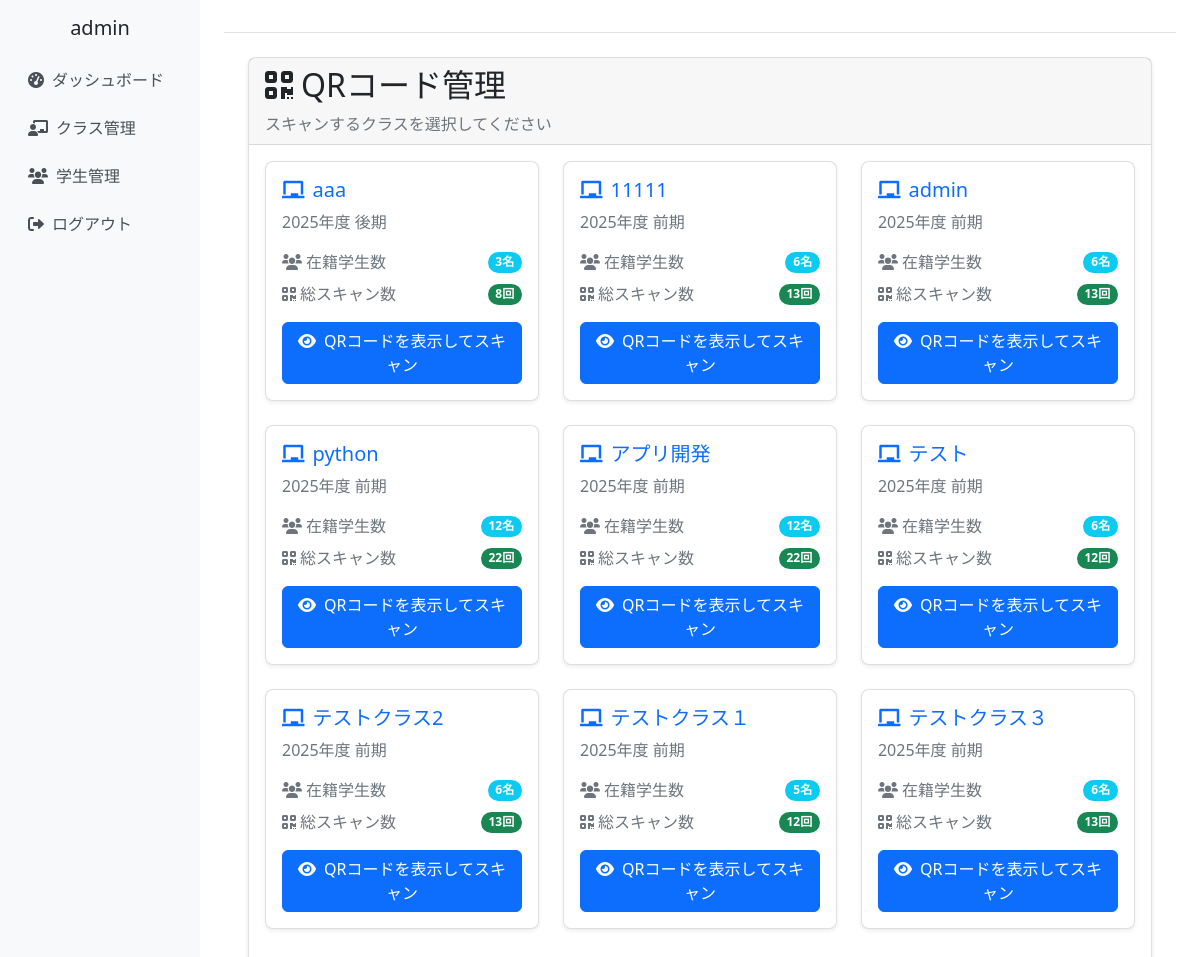
Page /qr-codes/ (signed in) on the committed database.
### school_management/models.py (models this page shows, shortened)
class CustomUser(AbstractUser):
    ROLE_CHOICES = [
        ('admin', '管理者'),
        ('teacher', '教員'),
        ('student', '学生'),
    ]
    username = None  # usernameフィールドを無効化
    email = models.EmailField(unique=True, null=True, blank=True)
    full_name = models.CharField(max_length=100, verbose_name='氏名')
    furigana = models.CharField(max_length=100, blank=True, verbose_name='ふりがな')
    points = models.IntegerField(default=0, verbose_name='ポイント')
    role = models.CharField(
        max_length=10,
        choices=ROLE_CHOICES,
        default='student',
        verbose_name='役割'
    )
    student_number = models.CharField(max_length=20, blank=True, verbose_name='学籍番号')
    teacher_id = models.CharField(max_length=20, blank=True, verbose_name='教員ID')
    created_at = models.DateTimeField(auto_now_add=True, verbose_name='登録日時')
    updated_at = models.DateTimeField(auto_now=True, verbose_name='更新日時')
    groups = models.ManyToManyField(
        'auth.Group',
        verbose_name='groups',
        blank=True,
        help_text='The groups this user belongs to.',
        related_name="customuser_set",
        related_query_name="customuser",
    )
    user_permissions = models.ManyToManyField(
        'auth.Permission',
        verbose_name='user permissions',
        blank=True,
        help_text='Specific permissions for this user.',
        related_name="customuser_set",
        related_query_name="customuser",
    )
    USERNAME_FIELD = 'email'
    REQUIRED_FIELDS = ['full_name']
    objects = CustomUserManager()
    class Meta:
        verbose_name = 'ユーザー'
        verbose_name_plural = 'ユーザー'
    @property
    def is_teacher(self):
        return self.role in ['teacher', 'admin']

class ClassRoom(models.Model):
    SEMESTER_CHOICES = [
        ('first', '前期'),
        ('second', '後期'),
    ]
    class_name = models.CharField(max_length=100, verbose_name='クラス名')
    year = models.IntegerField(verbose_name='年度')
    semester = models.CharField(max_length=10, choices=SEMESTER_CHOICES, verbose_name='学期')
    teachers = models.ManyToManyField(Teacher, verbose_name='担当教員', related_name='classrooms')
    students = models.ManyToManyField(Student, blank=True, verbose_name='学生')
    created_at = models.DateTimeField(auto_now_add=True)
    updated_at = models.DateTimeField(auto_now=True)
    class Meta:
        verbose_name = 'クラス'
        verbose_name_plural = 'クラス'

### school_management/views.py (the view)
# urls.py: path('qr-codes/', views.qr_code_list, name='qr_code_list'),
@login_required
def qr_code_list(request):
    if not request.user.is_teacher:
        messages.error(request, '教員のみアクセス可能です。')
        return redirect('school_management:dashboard')
    classrooms = ClassRoom.objects.filter(teachers=request.user).order_by('-year', '-semester', 'class_name')
    class_data = []
    for classroom in classrooms:
        student_count = classroom.students.count()
        students = classroom.students.all()
        total_scans = 0
        for student in students:
            qr_code = StudentQRCode.objects.filter(student=student).first()
            if qr_code:
                total_scans += qr_code.scans.count()
        class_data.append({
            'classroom': classroom,
            'student_count': student_count,
            'total_scans': total_scans,
        })
    context = {
        'classes': class_data,
    }
    return render(request, 'school_management/qr_code_list.html', context)

### school_management/templates/school_management/qr_code_list.html (shortened to what this page needs)
{% extends 'school_management/base.html' %}
{% block content %}
<div class="container mt-4">
    <div class="row">
        <div class="col-12">
            <div class="card">
                <div class="card-header">
                    <h2 class="card-title mb-0">
                        <i class="fas fa-qrcode me-2"></i>QRコード管理
                    </h2>
                    <p class="text-muted mb-0 mt-2">
                        スキャンするクラスを選択してください
                    </p>
                </div>
                <div class="card-body">
                    {% if classes %}
                        <div class="row">
                            {% for class_data in classes %}
                            <div class="col-md-6 col-lg-4 mb-4">
                                <div class="card h-100 shadow-sm">
                                    <div class="card-body d-flex flex-column">
                                        <h5 class="card-title text-primary">
                                            <i class="fas fa-chalkboard me-2"></i>{{ class_data.classroom.class_name }}
                                        </h5>
                                        <p class="text-muted mb-3">
                                            {{ class_data.classroom.year }}年度 {{ class_data.classroom.get_semester_display }}
                                        </p>
                                        <div class="mb-3">
                                            <div class="d-flex justify-content-between align-items-center mb-2">
                                                <span class="text-muted"><i class="fas fa-users me-1"></i>在籍学生数</span>
                                                <span class="badge bg-info rounded-pill">{{ class_data.student_count }}名</span>
                                            </div>
                                            <div class="d-flex justify-content-between align-items-center">
                                                <span class="text-muted"><i class="fas fa-qrcode me-1"></i>総スキャン数</span>
                                                <span class="badge bg-success rounded-pill">{{ class_data.total_scans }}回</span>
                                            </div>
                                        </div>
                                        <div class="mt-auto">
                                            <a href="{% url 'school_management:class_qr_codes' class_data.classroom.id %}"
                                               class="btn btn-primary w-100">
                                                <i class="fas fa-eye me-2"></i>QRコードを表示してスキャン
                                            </a>
                                        </div>
                                    </div>
                                </div>
                            </div>
                            {% endfor %}
                        </div>
                    {% endif %}
                </div>
            </div>
        </div>
    </div>
</div>
{% endblock %}

### school_management/templates/school_management/base.html (shortened to what this page needs)
{% load static %}
<!DOCTYPE html>
<html lang="ja">
<head>
    <link href="https://cdn.jsdelivr.net/npm/bootstrap@5.1.3/dist/css/bootstrap.min.css" rel="stylesheet">
    <link href="https://cdnjs.cloudflare.com/ajax/libs/font-awesome/6.0.0/css/all.min.css" rel="stylesheet">
    <link href="{% static 'school_management/css/base.css' %}" rel="stylesheet">
</head>
<body>
    <div class="container-fluid">
        <div class="row">
            {% if user.is_authenticated %}
            <nav class="col-md-3 col-lg-2 d-md-block d-none sidebar collapse">
                <div class="position-sticky pt-3">
                    <div class="text-center mb-3">
                        <h5>{{ user.full_name }}</h5>
                    </div>
                    <ul class="nav flex-column">
                        <li class="nav-item">
                            <a class="nav-link" href="{% url 'school_management:dashboard' %}">
                                <i class="fas fa-tachometer-alt me-2"></i>ダッシュボード
                            </a>
                        </li>
                        <li class="nav-item">
                            <a class="nav-link" href="{% url 'school_management:class_list' %}">
                                <i class="fas fa-chalkboard-teacher me-2"></i>クラス管理
                            </a>
                        </li>
                        <li class="nav-item">
                            <a class="nav-link" href="{% url 'school_management:student_list' %}">
                                <i class="fas fa-users me-2"></i>学生管理
                            </a>
                        </li>
                        <li class="nav-item">
                            <a class="nav-link" href="{% url 'school_management:logout' %}">
                                <i class="fas fa-sign-out-alt me-2"></i>ログアウト
                            </a>
                        </li>
                    </ul>
                </div>
            </nav>
            <main class="col-md-9 ms-sm-auto col-lg-10 px-md-4 main-content">
                <div class="d-flex justify-content-between flex-wrap flex-md-nowrap align-items-center pt-3 pb-2 mb-3 border-bottom">
                </div>
                {% block content %}{% endblock %}
            </main>
            {% else %}
            <div class="col-12">
                {% block login_content %}{% endblock %}
            </div>
            {% endif %}
        </div>
    </div>
</body>
</html>

### school_management/static/school_management/css/base.css (style rules this page uses)
.sidebar { min-height: 100vh; background-color: #f8f9fa; }
.main-content { min-height: 100vh; }
.card { box-shadow: 0 2px 4px rgba(0, 0, 0, 0.1); border-radius: 8px; }
.btn { border-radius: 6px; transition: all 0.2s ease-in-out; }
.nav-link { color: #495057; padding: 0.75rem 1rem; border-radius: 6px; transition: all 0.2s ease-in-out; }
@media (min-width: 768px) { .sidebar { position: relative; left: 0; } }

### rows in the picture
CustomUser: full_name "admin"
ClassRoom: classroom.class_name "aaa", classroom.year "2025", classroom.semester "後期", student_count "3", total_scans "8"
ClassRoom: classroom.class_name "11111", classroom.year "2025", classroom.semester "前期", student_count "6", total_scans "13"
ClassRoom: classroom.class_name "admin", classroom.year "2025", classroom.semester "前期", student_count "6", total_scans "13"
ClassRoom: classroom.class_name "python", classroom.year "2025", classroom.semester "前期", student_count "12", total_scans "22"
ClassRoom: classroom.class_name "アプリ開発", classroom.year "2025", classroom.semester "前期", student_count "12", total_scans "22"
ClassRoom: classroom.class_name "テスト", classroom.year "2025", classroom.semester "前期", student_count "6", total_scans "12"
ClassRoom: classroom.class_name "テストクラス2", classroom.year "2025", classroom.semester "前期", student_count "6", total_scans "13"
ClassRoom: classroom.class_name "テストクラス１", classroom.year "2025", classroom.semester "前期", student_count "5", total_scans "12"
ClassRoom: classroom.class_name "テストクラス３", classroom.year "2025", classroom.semester "前期", student_count "6", total_scans "13"
